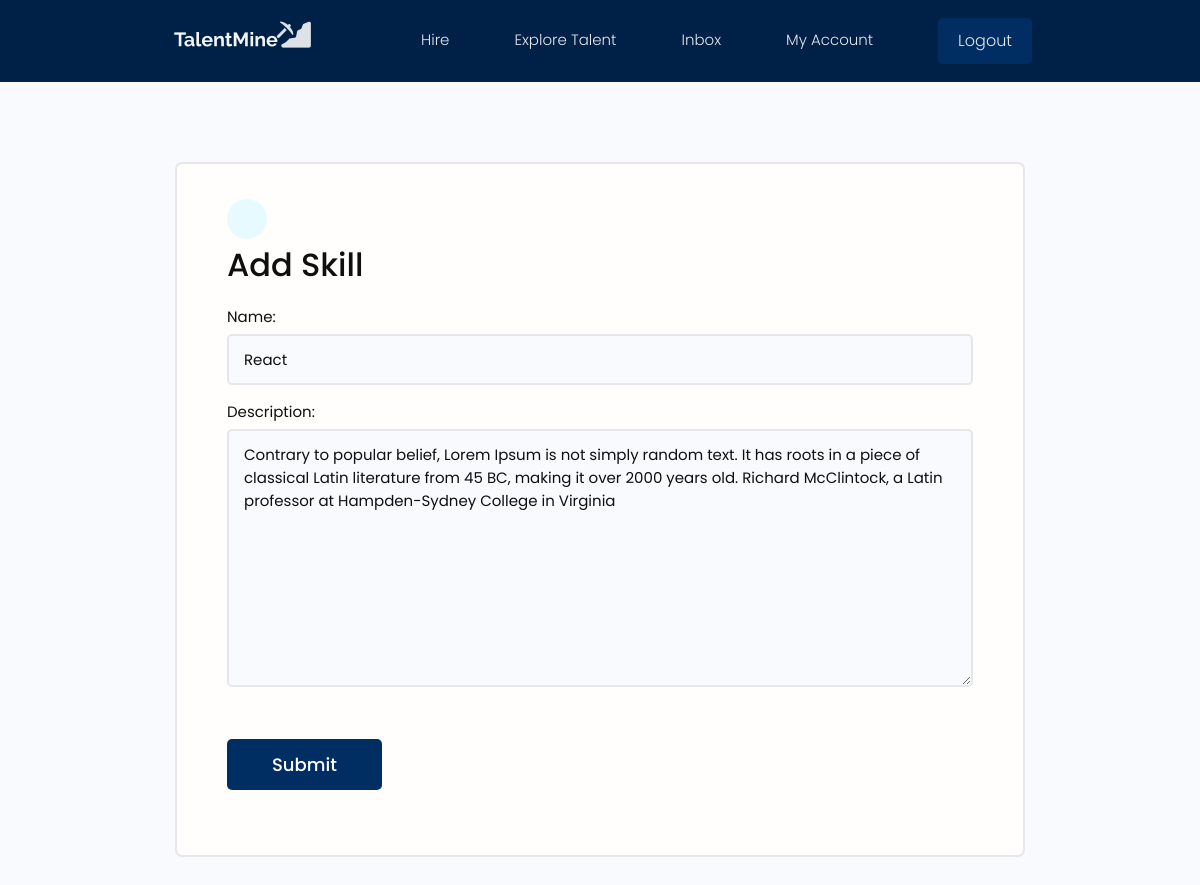
Screenshot of /users/update-skill/34e3c62c-c384-4bdf-a3a0-d43aa5aaae6a/ (signed in) with the database file from the repository.
### users/models.py (models this page shows, shortened)
class Skill(models.Model):
    owner = models.ForeignKey(Profile,on_delete = models.CASCADE,null=True)
    name = models.CharField(max_length = 100,blank=True,null=True)
    description = models.TextField(blank=True,null=True)
    created = models.DateTimeField(auto_now_add=True)
    id = models.UUIDField(default = uuid.uuid4, unique=True,primary_key=True,editable=False)

### users/views.py (the view)
# urls.py: path('update-skill/<str:pk>/',views.updateSkill,name="update-skill"),
@login_required(login_url="login")
def updateSkill(request,pk):
    profile = request.user.profile
    skill = profile.skill_set.get(id=pk)
    form = SkillForm(instance = skill)
    if request.method=='POST':
        form  = SkillForm(request.POST,instance=skill)
        if form.is_valid():
            form.save()
            return redirect('account')
    context = {'form':form}
    return render(request,'users/skill_form.html',context)

### users/forms.py
class SkillForm(ModelForm):
    class Meta:
        model = Skill
        fields = '__all__'
        exclude = ['owner']
    def __init__(self,*args,**kwargs):
        super(SkillForm,self).__init__(*args,**kwargs)
        for name,field in self.fields.items():
            field.widget.attrs.update({'class':'input'})

### users/templates/users/skill_form.html (shortened to what this page needs)
{%extends 'main.html'%}
{% block content %}
    <main class="formPage my-xl">
     <div class="content-box">
         <div class="formWrapper">
             <a class="backButton" href="{% url 'account'%}"></a>
             <h3>Add Skill</h3>
             <form class="form" method="POST">
                 {% for field in form%}
                 <div class="form__field">
                     <label for="formInput#text">{{field.label}}: </label>
                     {{field}}
                 </div>
                 {%endfor%}
                 <input class="btn btn--sub btn--lg  my-md" type="submit" value="Submit" />
             </form>
         </div>
     </div>
 </main>
{%endblock%}

### static/styles/app.css (style rules this page uses)
:root { --color-sub: #2d2d3; }
.btn--sub { background-color: var(--color-sub-light); }
.content-box { width: 95%; max-width: 85rem; margin: 0 auto; }
.backButton { background: var(--color-main-light); color: var(--color-main); width: 4rem; height: 4rem; display: flex; align-items: center; justify-content: center; border-radius: 50%; }
.formPage .formWrapper { list-style: none; background: var(--color-white); padding: 3.5rem 5rem; border: 2px solid var(--color-light); border-radius: 0.7rem; }

### static/uikit/styles/modules/_variables.css (style rules this page uses)
:root { --color-main: #002147; --color-main-light: #e6faff; --color-sub: #002e63; --color-sub-light: #002e63; --color-sub-lighter: #e1e1f7; --color-text: rgb(15, 15, 15); --color-gray: #8b8b8b; --color-light: #e5e7eb; --color-light-gray: #767676; --color-bg: #f8fafd; --color-white: #fffefd; --color-white-light: #f3f3f3; --color-success: #359e64; --color-success-bg: #def8e8; --color-error: #fc4b0b; --color-error-bg: #fff2ee; --font-base: 'Poppins', arial, helvetica, 'Segoe UI', roboto, ubuntu, sans-serif; --font-monospace: 'Fira Code', 'Courier New', courier, monospace; --font-regular: 300; --font-medium: 500; --font-bold: 700; --generic-shadow: 1px 1px 5px #00000010; --generic-transition: all 0.3s ease-in-out; }

### static/uikit/styles/modules/_base.css (style rules this page uses)
* { margin: 0; padding: 0; box-sizing: border-box; text-rendering: optimizeLegibility; color: inherit; font-size: inherit; }
html { font-size: 50%; }
@media only screen and (min-width: 480px) { html { font-size: 56.25%; } }
@media only screen and (min-width: 1200px) { html { font-size: 62.5%; } }
body { line-height: 1.6; font-weight: 400; font-size: 1.5rem; color: var(--color-text); background-color: var(--color-bg); min-height: 100vh; }

### static/uikit/styles/modules/_typography.css (style rules this page uses)
* { font-family: var(--font-base); }
h3 { font-size: 3.2rem; font-weight: var(--font-medium); }
a { padding-bottom: 2px; text-decoration: none; display: inline-block; color: var(--color-main); font-weight: var(--font-medium); }

### static/uikit/styles/modules/_utilities.css (style rules this page uses)
.my-md { margin: 3rem auto; }
.my-xl { margin: 8rem auto; }

### static/uikit/styles/modules/_button.css (style rules this page uses)
.btn { display: inline-block; position: relative; cursor: pointer; background-color: var(--color-light); font-weight: var(--font-medium); color: #385499; text-decoration: none; padding: 1rem 2rem; border-radius: 0.5rem; border: none; width: -webkit-fit-content; width: -moz-fit-content; width: fit-content; height: -webkit-fit-content; height: -moz-fit-content; height: fit-content; font-size: 1.6rem; outline-width: 0; outline-color: transparent; -webkit-backface-visibility: hidden; backface-visibility: hidden; transition: all 0.3s ease-in-out; }
.btn--sub { background-color: #385499; color: var(--color-white); }
.btn--lg { font-size: 1.8rem; padding: 1.2rem 4.5rem; }

### static/uikit/styles/modules/_form.css (style rules this page uses)
.form { display: block; }
.form__field { margin-top: 1.5rem; margin-bottom: 1.5rem; }
.form__label, .form__field > label { display: block; margin-bottom: 0.5rem; color: var(--color-text); }
input.input[type='text'], input.input[type='email'], input.input[type='password'], input.input[type='number'], textarea.input { min-width: 24rem; width: 100%; padding: 1.2rem 1.5rem; border-radius: 0.5rem; border: 2px solid var(--color-light); transition: all 0.3s ease-in-out; background-color: var(--color-bg); }

### rows the page displays
Skill: form "React" "Contrary to popular belief, Lorem Ipsum is not simply random text. It has roots in a piece of classical Latin literature from 45 BC, making it over 2000 years old. Richard McClintock, a Latin professor at Hampden-Sydney College in Virginia"

### other values shown
{{ field.label }} "Name" "Description"
